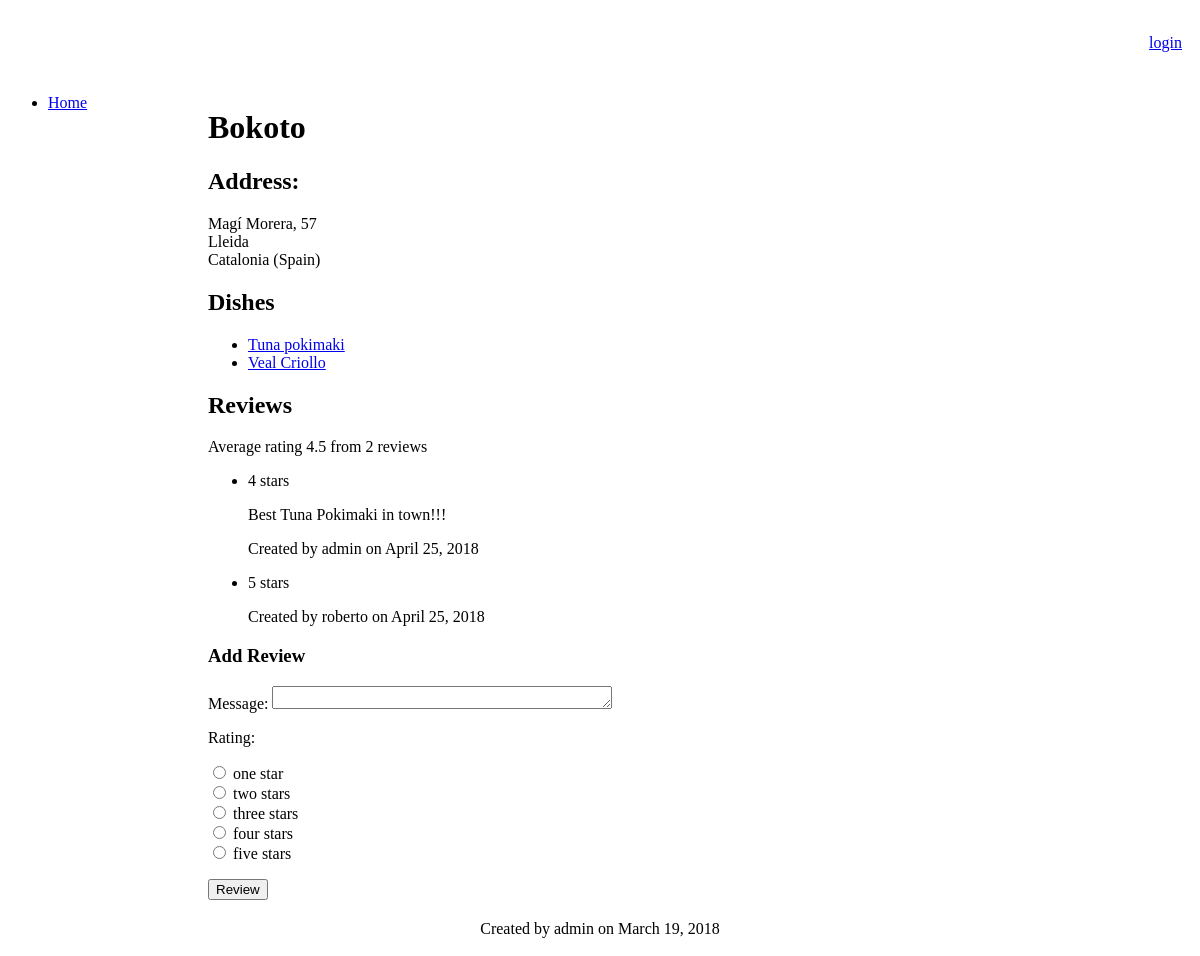
Page /myrestaurants/restaurants/1 on the earlier database version.
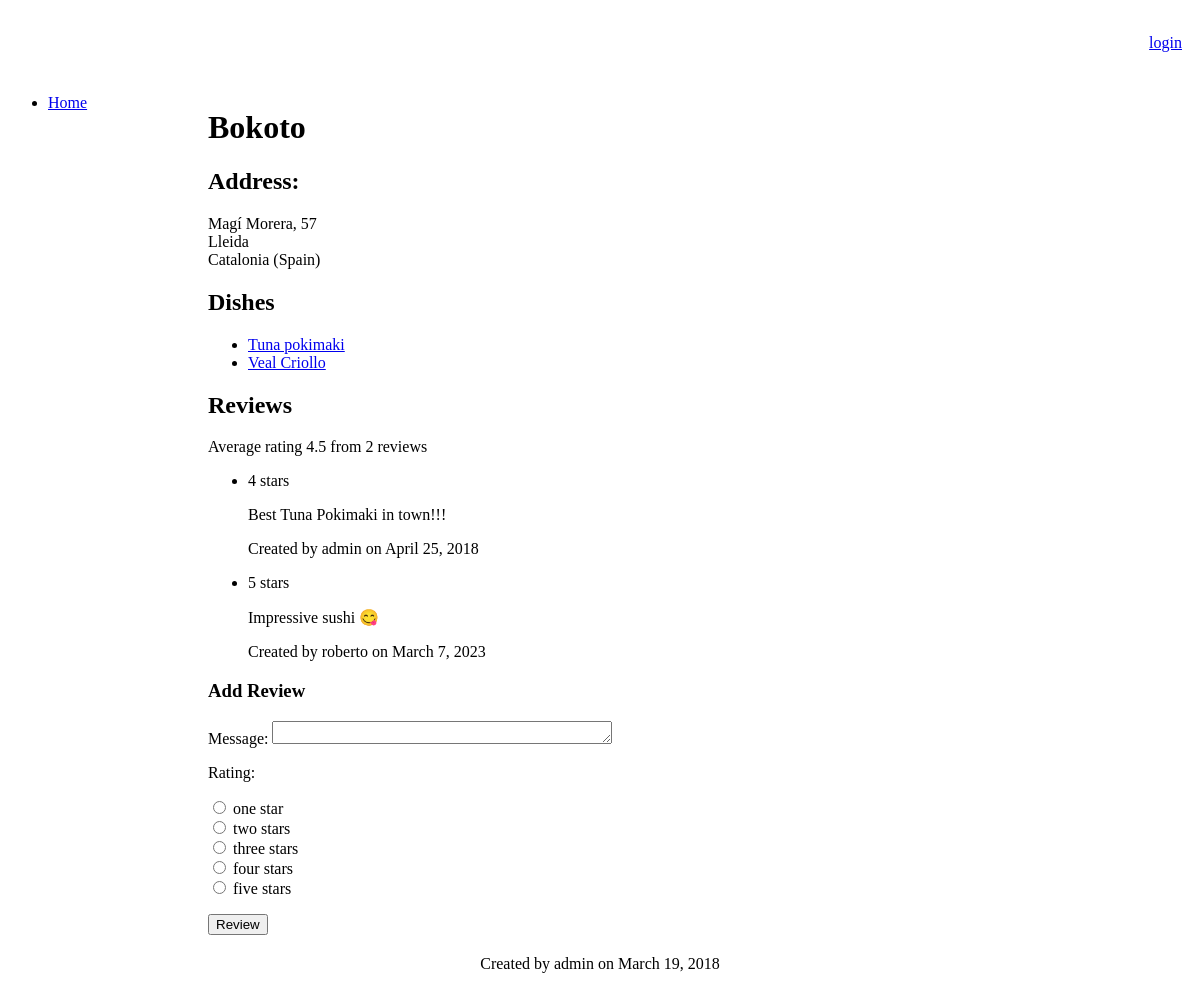
Same page on the later database version.
### myrestaurants/models.py (models this page shows, shortened)
class Restaurant(models.Model):
    name = models.CharField(max_length=120)
    street = models.CharField(max_length=120, blank=True, null=True)
    number = models.IntegerField(blank=True, null=True)
    city = models.CharField(max_length=120, blank=True, null=True)
    zipCode = models.CharField(max_length=120, blank=True, null=True)
    stateOrProvince = models.CharField(max_length=120, blank=True, null=True)
    country = models.CharField(max_length=120, blank=True, null=True)
    telephone = models.CharField(max_length=120, blank=True, null=True)
    url = models.URLField(blank=True, null=True)
    user = models.ForeignKey(User, default=1, on_delete=models.CASCADE)
    date = models.DateField(default=date.today)
    def averageRating(self):
        reviewCount = self.restaurantreview_set.count()
        if not reviewCount:
            return 0
        else:
            ratingSum = sum([float(review.rating) for review in self.restaurantreview_set.all()])
            return ratingSum / reviewCount

class Dish(models.Model):
    name = models.CharField(max_length=120)
    description = models.TextField(blank=True, null=True)
    price = models.DecimalField('Euro amount', max_digits=8, decimal_places=2, blank=True, null=True)
    user = models.ForeignKey(User, default=1, on_delete=models.CASCADE)
    date = models.DateField(default=date.today)
    image = models.ImageField(upload_to="myrestaurants", blank=True, null=True)
    restaurant = models.ForeignKey(Restaurant, null=True, related_name='dishes', on_delete=models.CASCADE)

class Review(models.Model):
    RATING_CHOICES = ((1, 'one'), (2, 'two'), (3, 'three'), (4, 'four'), (5, 'five'))
    rating = models.PositiveSmallIntegerField('Rating (stars)', blank=False, default=3, choices=RATING_CHOICES)
    comment = models.TextField(blank=True, null=True)
    user = models.ForeignKey(User, default=1, on_delete=models.CASCADE)
    date = models.DateField(default=date.today)
    class Meta:
        abstract = True

class RestaurantReview(Review):
    restaurant = models.ForeignKey(Restaurant, on_delete=models.CASCADE)
    class Meta:
        unique_together = ("restaurant", "user")

### myrestaurants/views.py (the view)
class RestaurantDetail(DetailView):
    model = Restaurant
    template_name = 'myrestaurants/restaurant_detail.html'
    def get_context_data(self, **kwargs):
        context = super(RestaurantDetail, self).get_context_data(**kwargs)
        context['RATING_CHOICES'] = RestaurantReview.RATING_CHOICES
        return context

### myrestaurants/templates/myrestaurants/restaurant_detail.html (shortened to what this page needs)
{% extends "myrestaurants/base.html" %}
{% block content %}
<span vocab="http://schema.org/" typeof="Restaurant">
<h1>
    <span property="name">{{ restaurant.name }}</span>
</h1>
<h2>Address:</h2>
<p>
    {{ restaurant.street }}, {{ restaurant.number }} <br/>
    {{ restaurant.zipcode }} {{ restaurant.city }} <br/>
    {{ restaurant.stateOrProvince }} ({{ restaurant.country }})
</p>
<h2>
    Dishes
</h2>
<ul>
    {% for dish in restaurant.dishes.all %}
        <li><a href="{% url 'myrestaurants:dish_detail' restaurant.id dish.id %}">
            {{ dish.name }}</a></li>
    {% empty %}<li>Sorry, no dishes for this restaurant yet.</li>
    {% endfor %}
</ul>
<h2>Reviews</h2>
{% if restaurant.restaurantreview_set.all|length > 0 %}
<span rel="aggregateRating">
    <p typeof="AggregateRating">
        Average rating <span property="ratingValue">{{ restaurant.averageRating|stringformat:".1f" }}</span>
        {% with restaurant.restaurantreview_set.all|length as reviewCount %}
        from <span property="reviewCount">{{ reviewCount }}</span> review{{ reviewCount|pluralize }}
        {% endwith %}
    </p>
</span>
<ul rel="review">
    {% for review in restaurant.restaurantreview_set.all %}
        <li typeof="Review">
            <p rel="reviewRating" typeof="Rating">
                <span property="ratingValue">{{ review.rating }}</span> star{{ review.rating|pluralize }}
            </p>
            <p property="description">{% if review.comment %}{{ review.comment }}{% endif %}</p>
            <p>Created by <span property="author">{{ review.user }}</span> on
                <span property="datePublished" content="{{ review.date|date:'Y-m-d' }}">{{ review.date }}</span></p>
        </li>
    {% endfor %}
</ul>
{% endif %}
</span>
<h3>Add Review</h3>
<form id="review-form" action="{% url 'myrestaurants:review_create' restaurant.id %}" method="post">
    Message: <textarea name="comment" id="comment" rows="4"></textarea>
    <p>Rating:</p>
    <p>{% for rate in RATING_CHOICES %}
    <input type="radio" name="rating" id="rating{{ forloop.counter }}" value="{{ rate.0 }}" />
    <label for="choice{{ forloop.counter }}">{{ rate.1 }} star{{ rate.0|pluralize }}</label>
    <br/>{% endfor %}
    </p>
    <input type="submit" value="Review" />
</form>
{% endblock %}
{% block footer %}
    Created by {{ restaurant.user }} on {{ restaurant.date }}
{% endblock %}

### myrestaurants/templates/myrestaurants/base.html (shortened to what this page needs)
{% load static %}
<!DOCTYPE html>
<html lang="en">
<head>
    <link rel="stylesheet" href="https://code.jquery.com/ui/1.12.1/themes/smoothness/jquery-ui.css" />
    <link rel="stylesheet" href="{% static "style/base.css" %}" />
</head>
<body>
<div id="header">
    {% block header %}
        {% if user.is_authenticated %}
            <div>User: {{ user.username }}
                <form id="logout-form" style="display: inline-block" method="post"
                      action="{% url 'logout' %}?next={{request.path}}">
                    {% csrf_token %}
                    <button type="submit">logout</button>
                </form>
            </div>
        {% else %}
            <p><a id="login" href="{% url 'login' %}?next={{request.path}}">login</a></p>
        {% endif %}
    {% endblock %}
</div>
<div id="sidebar">
    {% block sidebar %}
        <ul>
            <li><a href="/myrestaurants/">Home</a></li>
        </ul>
    {% endblock %}
</div>
<div id="content">
    {% block content %}{% endblock %}
</div>
<div id="footer">
    {% block footer %}{% endblock %}
</div>
</body>
</html>

### myrestaurants/static/style/base.css (style rules this page uses)
#header { margin: 0; padding: 10px; text-align: right; }
#content { margin-left: 190px; padding: 10px; }
#sidebar { float: left; width: 190px; }
#footer { margin: 0; padding: 10px; text-align: center; }
textarea, input[type=number], input[type=url] { height: 1.25em; width: 25em; }

Differences in the rows shown:
removed RestaurantReview: rating "5", user "roberto", date "April 25, 2018"
added RestaurantReview: rating "5", comment "Impressive sushi 😋", user "roberto", date "March 7, 2023"
